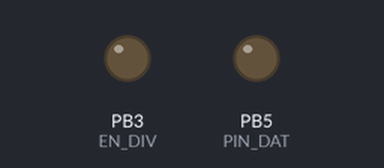
Recording of a sketch running on a simulated ATtiny85, built with avr-gcc and run on an emulated ATtiny85. Shown: output pins drawn as LEDs (lit = HIGH). At 0.0 s the program stops and its outputs stay as they are.

Above: at 0.1 s.
Timing chart, 0 to 1.5 s (numbered marks = the images above):
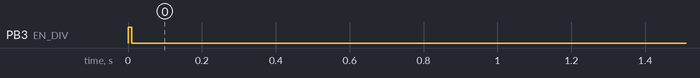

Measured:
- by itself, PB3 (EN_DIV): LOW → HIGH at 0.00 s, → LOW 0.01 s later

The sketch:

tiny_lipo_sensor.ino
```cpp
/*
 * tiny_lipo_sensor.ino
 *
 * Fart out battery stats over some kind of serial.
 *
 */

#include <Arduino.h>

////////////////////////////////////////////////////////////////////////
// PIN ASSIGNMENT
////////////////////////////////////////////////////////////////////////

const uint8_t NUM_CELLS = 3;
const uint8_t CELL_PINS[NUM_CELLS] = {
  A0, // cell 1
  A1, // cell 2
  A2  // cell 3
};

const uint8_t EN_DIV  = 3; // PA3
const uint8_t PIN_CLK = 4; // PA4 aka SCLK aka SCL
const uint8_t PIN_DAT = 5; // PA5 aka MISO aka DO
const uint8_t PIN_EN  = 6; // PA6 aka MOSI aka DI aka SDA
const uint8_t LED = 8; // PA6 aka MOSI aka DI aka SDA

//
// Voltage divider calculations
//
//              R1 + R2
// Vin = Vout * -------
//                R2
//
// R1 = 4K7  (1%)
//    = 22K1 (1%)
//    = 36K  (1%)
// R2 = 10K  (1%, same for all)
//

////////////////////////////////////////////////////////////////////////
// GLOBAL STATE VARIABLES
////////////////////////////////////////////////////////////////////////

// Pre-calculated arrays of voltage divider multipliers, using some dirty fixed
// point math to avoid floating point. These times the
const uint32_t VDIV[NUM_CELLS] = {
  5000L * ( 4900L + 10000L) / 10000L,
  5000L * (22100L + 10000L) / 10000L,
  5000L * (36000L + 10000L) / 10000L
};

// Number of bits of ADC resolution, used to divide reading after applying
// voltage divider multiplier (...which is a bit of an oxymoron now that I read
// it...).
const uint8_t ADC_NUM_BITS = 10;

// Readings in ADC ticks
volatile uint16_t readings_raw[NUM_CELLS] = {
  0, 0, 0
};

// Do ADC -> millivolt conversion with enough precision before dropping back to
// 16bit ints
volatile uint32_t reading_temp = 0;

// Readings in millivolts as 16-bit unsigned big-endian integers,
// double-buffered to allow us to serve results while computing the next set.
volatile uint16_t readings_buff[NUM_CELLS] = {
  0, 0, 0
};

// Size of the above buffer in BYTES
//const uint8_t BUFF_SZ = sizeof(uint16_t) * NUM_CELLS;
const uint8_t BUFF_SZ = 6;

// Buffer position
volatile uint8_t pos = 0;

// In SPI transaction
volatile boolean in_transaction = false;

// Max position in buffer by byte (not number), so we can transfer the MSB and
// LSB of the 16 bit results separately.
//const uint8_t BUFF_POS_MAX = NUM_CELLS * 2;

// Which of the two buffers is ready for reading by the master?
//volatile uint8_t curr_buff = 0;

// Where in that buffer the IRQ is reading from?
//volatile uint8_t buff_read_pos = BUFF_POS_MAX;

// Needed to prevent writer from swapping buffers while the other one is still
// being read in a SPI transaction.
//volatile boolean in_transaction = false;

// Software UARt for sharting data out
//SoftwareSerial serial(SERIAL_RX, SERIAL_TX);

////////////////////////////////////////////////////////////////////////
// HELPER FUNCTIONS
////////////////////////////////////////////////////////////////////////

// Do a full cylce of enabling voltage dividers & reading the ADC.
void do_read_voltages() {

  // Enable dividers by flipping Q4 (N-MOS) gate HIGH, thereby flipping the
  // gates for Q1, Q2 and Q3 (P-MOS) LOW, opening the connections to the cell
  // terminals.
  digitalWrite(EN_DIV, HIGH);

  // Wait a tick! The ADC needs time to stabilize.
  delay(10);

  // Do the needful
  readings_raw[0] = analogRead(CELL_PINS[0]);
  readings_raw[1] = analogRead(CELL_PINS[1]);
  readings_raw[2] = analogRead(CELL_PINS[2]);

  // Disable dividers by doing the reverse of the whole dance above. In
  // theory, you can take it back to tristate here, since the hardwired
  // "default" should be the safe/power-saving version that keeps all the
  // P-MOSFETs closed.
  digitalWrite(EN_DIV, LOW);

}

// Conversion from raw ADC values to millivolts. Written to a double-buffer to
// ensure consistent reads by the master.
void do_calc_voltages() {
  uint8_t i;

  // Figure out which buffer we need to write to, whichever is not the one
  // currently being read from. The switch between buffers is controlled by the
  // SPI transaction process, to ensure consistent reads.
  //other = (curr_buff + 1) % 2;

  // Calculate voltages
  for (i=0; i<NUM_CELLS; i++) {

    // Multiply by (R1+R2)/R1 * 1000
    //reading_temp = readings_raw[i] * VDIV[i];

    // Normalize by ADC precision & store
    //readings_buff[i] = reading_temp >> ADC_NUM_BITS;
    readings_buff[i] = readings_raw[i];

  }

}

// Busy wait based writing of buffers on bus. Helps that we can ignore the data
// from the master.
void put_buffers() {

  // Pre-put first byte
  USIDR = ((uint8_t*)readings_buff)[0];

  // Reset buff position
  pos = 1;

  // Put in transaction
  in_transaction = true;

  // Enable overflow interrupt
  USICR |= (1<<USIOIE);

  // Wait for transmission to finish
  while (in_transaction)
    ;

  // Disable overflow interrupt
  USICR &= ~(1<<USIOIE);


}

////////////////////////////////////////////////////////////////////////
// INTERRUPT HANDLERS
////////////////////////////////////////////////////////////////////////

// Interrupt handler for USI overflow vector, which gets called when slave
// transmission of a byte is complete. When this is tripped, we move the next
// byte into the transmission register and (optionally, we're not doing this)
// read out whatever the master sent us. Additionally, we advance buffer
// position, optionally swapping buffers if the other is ready.
ISR(USI_OVF_vect) {

  // Clear USI counter overflow
  USISR |= (1<<USIOIF);

  // If not in a transaction, what are we doing here?!?
  if (!in_transaction)
    return;

  // Put next byte on bus
  if (pos < BUFF_SZ) {
    USIDR = ((uint8_t*)readings_buff)[pos];
    pos += 1;
  }

  // If done with transaction, unblock main
  if (pos == BUFF_SZ) {
    in_transaction = false;
  }
  // Figure out which byte is next for reading
  //if (buff_read_pos < BUFF_MAX_POS) {

  // Transmission complete, set transaction flag off and repoint buffer at
  // start of array.
  //} else {
  //  buff_read_pos = 0;
  //  in_transaction = false;
  //}
}

////////////////////////////////////////////////////////////////////////
// STARTUP CODE
////////////////////////////////////////////////////////////////////////

void setup() {

  //delay(200);

  // Initialize divider to be default off
  pinMode(EN_DIV, OUTPUT);
  digitalWrite(EN_DIV, LOW);

  // Setup pins for "SPI" output
  pinMode(PIN_CLK, INPUT_PULLUP);
  pinMode(PIN_DAT, OUTPUT);
  pinMode(PIN_EN,  INPUT_PULLUP);

  pinMode(LED, OUTPUT);
  digitalWrite(LED, LOW);

  // Setup USI in 3-wire mode (though we'll be ignoring the input from the
  // master, since that's our enable line), with external clocking (slave mode)
  // on positive edges.
  USICR = (1<<USIWM0) | (1<<USICS1);

  readings_buff[0] = 1;
  readings_buff[1] = 2;
  readings_buff[2] = 3;

}

////////////////////////////////////////////////////////////////////////
// MAIN LOOP
////////////////////////////////////////////////////////////////////////

void loop() {

  // Check chip select pin to see if we should do jack and/or shit
  //if (digitalRead(PIN_EN) == LOW) {

    digitalWrite(LED, HIGH);
    do_read_voltages();
    do_calc_voltages();
    //readings_buff[0] += 3;
    //readings_buff[1] += 3;
    //readings_buff[2] += 3;
    put_buffers();
    digitalWrite(LED, LOW);

    // Voltage calculations
    //for (uint8_t i=0; i<NUM_CELLS; i++) {
    //  voltages[i] = calc_voltage(i);
    //}

    //
    // Fart out data
    //
    // Wire protocol is pretty basic: cell number followed by two bytes of data
    // (raw 10bit ADC value plus 6bits padding), with 0xFF signalling end of
    // data.
    //

    //serial.begin(SERIAL_BAUD);
    //serial.write((uint8_t)NUM_CELLS);
    //for (uint8_t i=0; i<NUM_CELLS; i++) {
    //  serial.write((uint8_t)(i+1)); // Cell num
    //  serial.write((uint8_t)((readings[i] >> 0) & 0xFF));
    //  serial.write((uint8_t)((readings[i] >> 8) & 0xFF));
    //}
    //serial.write((uint8_t)0xFF);
    //serial.flush();
    //serial.end();

    //// Because I'm feeling sassy. And hate battery life (despite desiging this
    //// whole circuit around it (don't judge my hypocracy! :P)).
    //delay(100);

  //}

}

// vi: syntax=arduino
```
